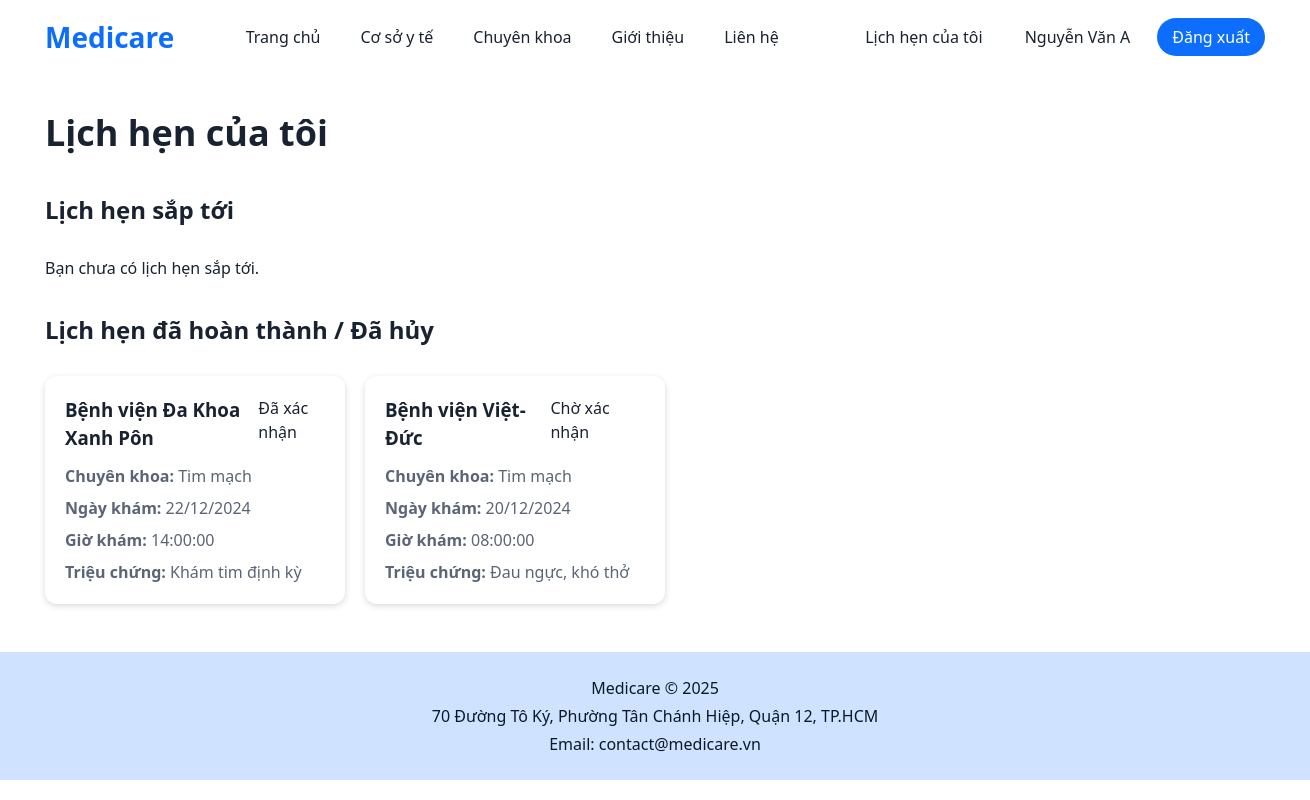
The app's page /MyAppointments.php (signed in) with its own data.
### tables this page shows
CREATE TABLE `appointments` (
  `appointment_id` int(11) NOT NULL,
  `user_id` int(11) DEFAULT NULL,
  `patient_name` varchar(100) DEFAULT NULL,
  `patient_email` varchar(100) DEFAULT NULL,
  `patient_phone` varchar(20) DEFAULT NULL,
  `facility_id` int(11) NOT NULL,
  `specialty_id` int(11) NOT NULL,
  `appointment_date` date NOT NULL,
  `appointment_time` time NOT NULL,
  `symptoms` text DEFAULT NULL,
  `status` enum('pending','confirmed','completed','canceled') DEFAULT 'pending',
  `created_at` timestamp NOT NULL DEFAULT current_timestamp(),
  `updated_at` timestamp NOT NULL DEFAULT current_timestamp() ON UPDATE current_timestamp()
);

CREATE TABLE `facilities` (
  `facility_id` int(11) NOT NULL,
  `name` varchar(200) NOT NULL,
  `type` enum('hospital','clinic') NOT NULL,
  `address` text NOT NULL,
  `phone` varchar(20) NOT NULL,
  `working_hours` varchar(100) NOT NULL,
  `description` text DEFAULT NULL,
  `image` varchar(255) DEFAULT NULL,
  `created_at` timestamp NOT NULL DEFAULT current_timestamp()
);

CREATE TABLE `specialties` (
  `specialty_id` int(11) NOT NULL,
  `specialty_name` varchar(100) NOT NULL,
  `icon` varchar(255) DEFAULT NULL,
  `created_at` timestamp NOT NULL DEFAULT current_timestamp()
);

### MyAppointments.php (the view, shortened to what this page needs)
<?php
require_once 'config.php';
include 'header.php';
$user_id = $_SESSION['user_id'];
$appointments = [];
$sql = "SELECT a.*, f.name AS facility_name, s.specialty_name
        FROM appointments a
        JOIN facilities f ON a.facility_id = f.facility_id
        JOIN specialties s ON a.specialty_id = s.specialty_id
        WHERE a.user_id = $user_id
        ORDER BY a.appointment_date DESC, a.appointment_time DESC";
$result = mysqli_query($conn, $sql);
if ($result) {
    while ($row = mysqli_fetch_assoc($result)) {
        $appointments[] = $row;
    }
}
$upcoming = [];
$completed = [];
foreach ($appointments as $appointment) {
    $appointment_date = new DateTime($appointment['appointment_date']);
    $today = new DateTime();
    if ($appointment['status'] == 'completed' || $appointment['status'] == 'canceled' || $appointment_date < $today) {
        $completed[] = $appointment;
    } else {
        $upcoming[] = $appointment;
    }
}
function formatDate($date) {
    $date_obj = new DateTime($date);
    return $date_obj->format('d/m/Y');
}
function formatStatus($status) {
    $status_text = [
        'pending' => 'Chờ xác nhận',
        'confirmed' => 'Đã xác nhận',
        'completed' => 'Đã hoàn thành',
        'canceled' => 'Đã hủy'
    ];
    return isset($status_text[$status]) ? $status_text[$status] : $status;
}
?>
<main class="page appointments-page">
    <section class="page-hero">
        <h1>Lịch hẹn của tôi</h1>
    </section>
    <section class="appointments-section">
        <h2>Lịch hẹn sắp tới</h2>
        <div class="appointments-grid" id="upcoming-appointments">
            <?php if (empty($upcoming)): ?>
                <p>Bạn chưa có lịch hẹn sắp tới.</p>
            <?php endif; ?>
        </div>
    </section>
    <section class="appointments-section">
        <h2>Lịch hẹn đã hoàn thành / Đã hủy</h2>
        <div class="appointments-grid" id="completed-appointments">
            <?php if (empty($completed)): ?>
                <p>Bạn chưa có lịch hẹn đã hoàn thành hoặc đã hủy.</p>
            <?php else: ?>
                <?php foreach ($completed as $appointment): ?>
                    <article class="appointment-card reveal">
                        <div class="appointment-header">
                            <h3><?php echo htmlspecialchars($appointment['facility_name']); ?></h3>
                            <span class="status-badge status-<?php echo $appointment['status']; ?>">
                                <?php echo formatStatus($appointment['status']); ?>
                            </span>
                        </div>
                        <div class="appointment-info">
                            <p><strong>Chuyên khoa:</strong> <?php echo htmlspecialchars($appointment['specialty_name']); ?></p>
                            <p><strong>Ngày khám:</strong> <?php echo formatDate($appointment['appointment_date']); ?></p>
                            <p><strong>Giờ khám:</strong> <?php echo htmlspecialchars($appointment['appointment_time']); ?></p>
                            <p style="word-wrap: break-word; word-break: break-word; overflow-wrap: break-word;"><strong>Triệu chứng:</strong> <span style="white-space: pre-wrap;"><?php echo htmlspecialchars($appointment['symptoms']); ?></span></p>
                        </div>
                    </article>
                <?php endforeach; ?>
            <?php endif; ?>
        </div>
    </section>
</main>
<?php include 'footer.php'; ?>

### style.css (style rules this page uses)
:root { --primary: #0d6efd; --text: #182230; --bg-light: #f7f9fc; --shadow: 0 2px 6px rgba(0, 0, 0, 0.15); }
* { box-sizing: border-box; margin: 0; padding: 0; }
body { font-family: "Segoe UI", Arial, sans-serif; color: var(--text); background: #fff; line-height: 1.5; width: 1300px; margin: 0 auto; overflow-x: hidden; }
main { padding: 32px 40px 48px; display: flex; flex-direction: column; gap: 48px; }
.page { gap: 32px; }
.reveal { opacity: 1; }
.page-hero { display: flex; flex-direction: column; gap: 12px; }
.page-hero h1 { font-size: 36px; }
.appointments-page { gap: 32px; }
.appointments-section { display: flex; flex-direction: column; gap: 20px; }
.appointments-section h2 { font-size: 24px; margin-bottom: 8px; }
.appointments-grid { display: grid; grid-template-columns: repeat(auto-fit, 300px); gap: 20px; }
.appointment-card { background: #fff; border-radius: 12px; box-shadow: var(--shadow); padding: 20px; display: flex; flex-direction: column; gap: 12px; }
.appointment-header { display: flex; justify-content: space-between; align-items: flex-start; }
.appointment-info { display: flex; flex-direction: column; gap: 8px; color: #5a6575; }

### records on screen
appointments: facility.name "Bệnh viện Đa Khoa Xanh Pôn", status "Đã xác nhận", specialty.specialty_name "Tim mạch", appointment_date "22/12/2024", appointment_time "14:00:00", symptoms "Khám tim định kỳ"
appointments: facility.name "Bệnh viện Việt-Đức", status "Chờ xác nhận", specialty.specialty_name "Tim mạch", appointment_date "20/12/2024", appointment_time "08:00:00", symptoms "Đau ngực, khó thở"

### other values on screen
$userFullname "Nguyễn Văn A"
